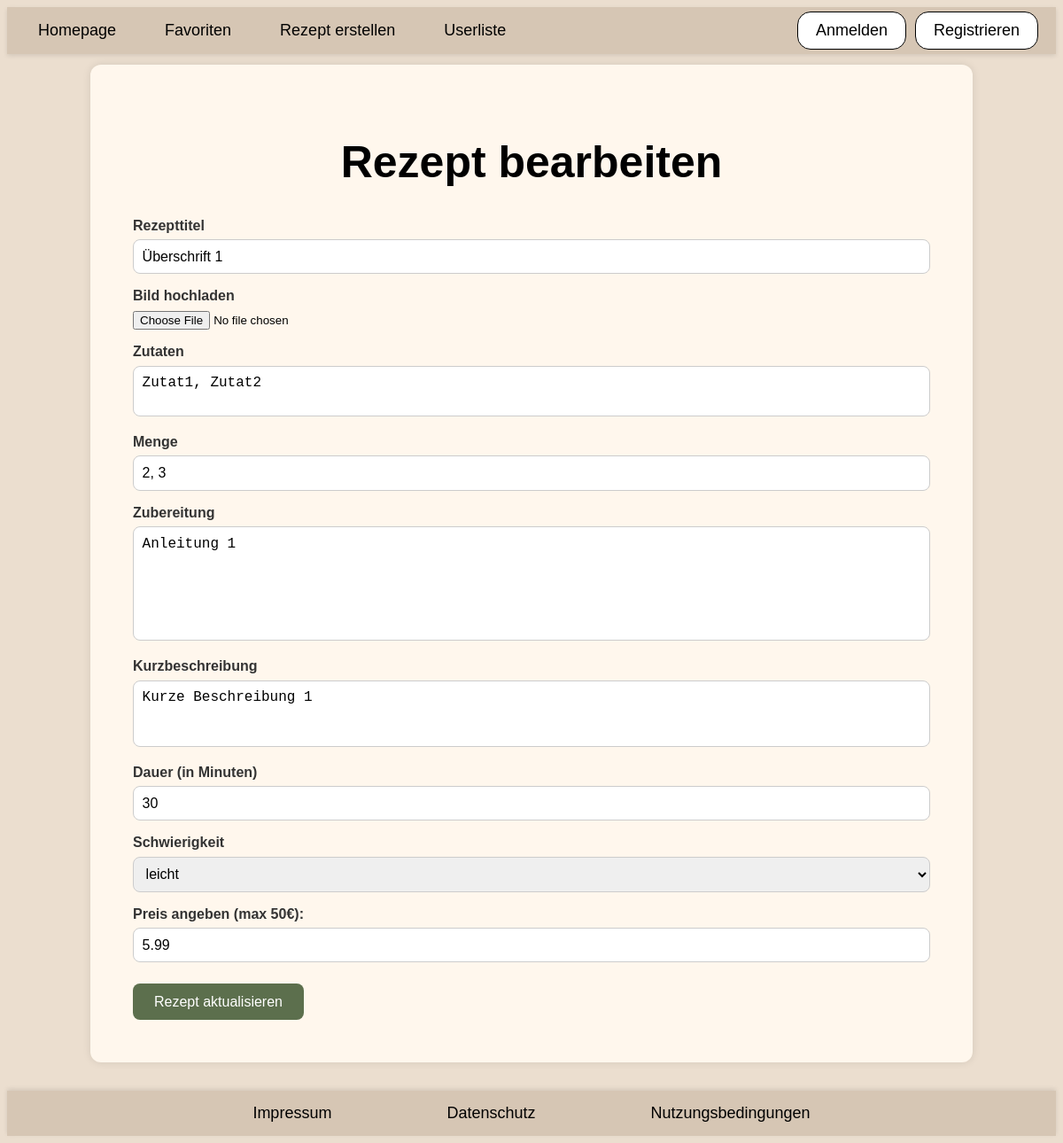
Page /eintrag-bearbeiten.php?id=1 on the earlier database version.
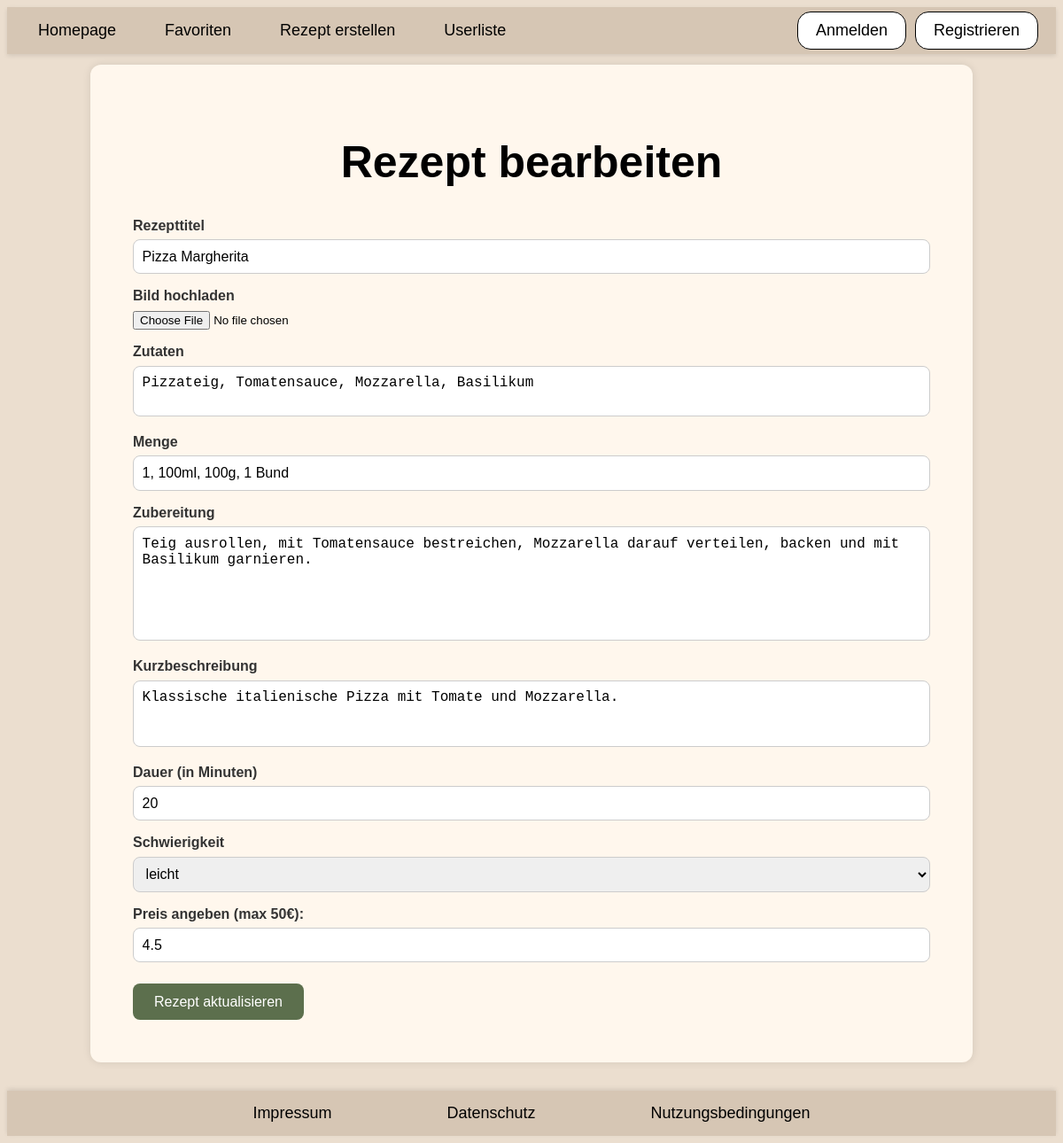
Same page on the later database version.
### tables this page shows
CREATE TABLE rezept (
                        id INTEGER PRIMARY KEY AUTOINCREMENT,
                        titel TEXT,
                        email TEXT,
                        kurzbeschreibung TEXT,
                        dauer INTEGER,
                        schwierigkeit TEXT,
                        preis REAL,
                        zutaten TEXT,
                        menge TEXT,
                        anleitung TEXT,
                        bild TEXT 
                    );

### eintrag-bearbeiten.php (called while the page is built, shortened)
<?php
require_once "php/controller/RezeptController.php";
$rezeptController = new RezeptController();
$entry = $rezeptController->readEntry();
require_once "php/view/rezeptEintrag-update.php";
?>

### php/model/RezeptPDOSQLite.php (called while the page is built, shortened)
<?php
require_once "RezeptEintrag.php";
class RezeptPDOSQLite implements RezeptDAO
{
    private static $instance = null;
    public static function getInstance()
    {
        if (self::$instance === null) {
            self::$instance = new RezeptPDOSQLite();
        }
        return self::$instance;
    }
    public function readEntry($id){
        try{
            $db = $this->getConnection();
            return $this->getEntry($id, $db);
        } catch (PDOException $exc) {
            throw new InternalErrorException();
        }
    }
    public function getEntry($id, $db){
        try {
            $sql = "SELECT * FROM rezept WHERE id=:id LIMIT 1";
            $command = $db->prepare($sql);
            if (!$command->execute([":id" => $id])) {
                throw new InternalErrorException();
            }
            $result = $command->fetchAll();
            $entry = $result[0];
            return new RezeptEintrag(
            $entry["id"],
            $entry["titel"],
            $entry["email"],
            $entry["kurzbeschreibung"],
            $entry["dauer"],
            $entry["schwierigkeit"],
            $entry["preis"],
            $entry["zutaten"],
            $entry["menge"],
            $entry["anleitung"],
            $entry["bild"]);
        } catch (PDOException $exc) {
            throw new InternalErrorException();
        }
    }
    private function getConnection()
    {
        try {
            $user = 'root';
            $pw = null;
            $dsn = 'sqlite:db/rezept.db';
            return new PDO($dsn, $user, $pw);
        } catch (PDOException $e) {
            throw new InternalErrorException();
        }
    }
}

### php/model/Rezept.php (called while the page is built, shortened)
<?php
require_once "php/model/RezeptPDOSQLite.php";
class Rezept{
    public static function getInstance(){
        return RezeptPDOSQLite::getInstance();
    }
}
?>

### php/controller/RezeptController.php (called while the page is built, shortened)
<?php
require_once "php/model/RezeptEintrag.php";
require_once "php/model/Rezept.php";
class RezeptController
{
    public function readEntry()
    {
        try {
            $id = intval($_GET["id"]);
            $rezept = Rezept::getInstance();
            $entry = $rezept->readEntry($id);
            return $entry;
        } catch (MissingEntryException $exc) {
            $this->handleMissingEntryException();
        } catch (InternalErrorException $exc) {
            $this->handleInternalErrorException();
        }
    }
}

### php/model/RezeptEintrag.php (called while the page is built, shortened)
<?php
class RezeptEintrag
{
    private $titel;
    private $kurzbeschreibung;
    private $dauer;
    private $schwierigkeit;
    private $preis;
    private $zutaten;
    private $menge;
    private $anleitung;
    private $bild;
    public function __construct($id, $titel, $email, $kurzbeschreibung, $dauer, $schwierigkeit, $preis, $zutaten, $menge, $anleitung, $bild)
    {
        $this->titel = $titel;
        $this->kurzbeschreibung = $kurzbeschreibung;
        $this->dauer = $dauer;
        $this->schwierigkeit = $schwierigkeit;
        $this->preis = $preis;
        $this->zutaten = $zutaten;
        $this->menge = $menge;
        $this->anleitung = $anleitung;
        $this->bild = $bild;
    }
    public function getTitel()
    {
        return $this->titel;
    }
    public function getKurzbeschreibung()
    {
        return $this->kurzbeschreibung;
    }
    public function getDauer()
    {
        return $this->dauer;
    }
    public function getSchwierigkeit()
    {
        return $this->schwierigkeit;
    }
    public function getPreis()
    {
        return $this->preis;
    }
    public function getZutaten()
    {
        return $this->zutaten;
    }
    public function getMenge()
    {
        return $this->menge;
    }
    public function getAnleitung()
    {
        return $this->anleitung;
    }
    public function getBild()
    {
        return $this->bild;
    }
}

### php/view/rezeptEintrag-update.php (the view, shortened to what this page needs)
<?php
require_once "php/include/head.php";
?>
<body>
    <?php include_once "php/include/header.php"; ?>
    <main class="rezeptErstellen">
        <form action="eintrag-aktualisieren.php" method="post">
            <h1>Rezept bearbeiten</h1>
            <label for="titel">Rezepttitel</label>
            <input type="text" id="titel" name="titel" value="<?= htmlspecialchars($entry->getTitel()) ?>" required />
            <label for="bild">Bild hochladen</label>
            <input type="file" id="bild" name="bild" value="<?= htmlspecialchars($entry->getBild()) ?>" accept="image/*" />
            <label for="zutaten">Zutaten</label>
            <textarea id="zutaten" name="zutaten" required><?= htmlspecialchars($entry->getZutaten()) ?></textarea>
            <label for="menge">Menge</label>
            <input type="text" id="menge" name="menge" value="<?= htmlspecialchars($entry->getMenge()) ?>" required />
            <label for="anleitung">Zubereitung</label>
            <textarea id="anleitung" name="anleitung" rows="6" required><?= htmlspecialchars($entry->getAnleitung()) ?></textarea>
            <label for="kurzbeschreibung">Kurzbeschreibung</label>
            <textarea id="kurzbeschreibung" name="kurzbeschreibung" rows="3"><?= htmlspecialchars($entry->getKurzbeschreibung()) ?></textarea>
            <label for="dauer">Dauer (in Minuten)</label>
            <input type="number" id="dauer" name="dauer" min="1" max="180" value="<?= htmlspecialchars($entry->getDauer()) ?>" required />
            <label for="schwierigkeit">Schwierigkeit</label>
            <select id="schwierigkeit" name="schwierigkeit" required>
                <option value="leicht" <?= $entry->getSchwierigkeit() == 'leicht' ? 'selected' : '' ?>>leicht</option>
            </select>
            <label for="preis">Preis angeben (max 50€):</label>
            <input type="number" id="preis" name="preis" min="0" max="50" step="1" value="<?= htmlspecialchars($entry->getPreis()) ?>" required />
            <input type="submit" value="Rezept aktualisieren" />
        </form>
    </main>
    <?php include_once "php/include/footer.php"; ?>
</body>

### php/include/head.php (shortened to what this page needs)
<!DOCTYPE html>
<html lang="de">
<head>
    <link rel="stylesheet" href="css/main.css" />
</head>

### php/include/header.php
<header class="header">
  <nav class="navbar">
    <ul class="left-links">
      <li><a href="index.php">Homepage</a></li>
      <li><a href="favoriten.php">Favoriten</a></li>
      <li><a href="rezeptErstellen.php">Rezept erstellen</a></li>
      <li><a href="userliste.php">Userliste</a></li>
    </ul>
    <ul class="right-buttons">
      <?php if (isset($_SESSION["loggedin"]) && $_SESSION["loggedin"] == true) { ?>
        <li><a href="abmeldung.php" class="button-link">Abmelden</a></li>
      <?php } else { ?>
        <li><a href="anmeldung.php" class="button-link">Anmelden</a></li>
      <?php } ?>
      <li><a href="registrierung.php" class="button-link">Registrieren</a></li>
    </ul>
  </nav>
</header>

### php/include/footer.php
<footer class="footer">
  <nav class="footer-nav">
    <ul>
      <li><a href="impressum.php">Impressum</a></li>
      <li><a href="datenschutz.php">Datenschutz</a></li>
      <li><a href="nutzungsbedingungen.php">Nutzungsbedingungen</a></li>
    </ul>
  </nav>
</footer>

### css/index.css (style rules this page uses)
body { background-color: rgb(235, 222, 207);; font-family: sans-serif; }
h1 { color: Black; font-family: sans-serif; font-size: 50px; text-align: center; }

### css/header.css (style rules this page uses)
.header { position: sticky; top: 0; z-index: 1000; width: 100%; box-shadow: 0 2px 5px rgba(0, 0, 0, 0.1); background-color: #D6C6B4; }
.navbar { display: flex; justify-content: space-between; align-items: center; padding: 1px 20px; }
.navbar .left-links { display: flex; list-style: none; padding: 0; margin: 0; }
.navbar .left-links li { margin-right: 25px; }
.navbar .left-links li a { color: black; text-decoration: none; display: block; text-align: center; font-size: large; padding: 15px; }
.navbar .right-buttons { display: flex; list-style: none; padding: 0; margin: 0; }
.navbar .right-buttons li { margin-left: 10px; }
.navbar .right-buttons li a { display: inline-block; padding: 10px 20px; background-color: white; color: black; font-size: large; text-decoration: none; border-radius: 15px; border: 1px solid black; }
@media (min-width: 1025px) and (max-width: 1440px) { .left-links a, .right-buttons a { font-size: 1.2rem; } }

### css/footer.css (style rules this page uses)
.footer { width: 100%; background-color: #D6C6B4; box-shadow: 0 -2px 5px rgba(0, 0, 0, 0.1); position: relative; bottom: 0; margin-top: 20px; }
.footer-nav ul { display: flex; justify-content: center; align-items: center; list-style: none; margin: 0; padding: 0; gap: 100px; }
.footer-nav li a { color: black; text-decoration: none; font-size: large; padding: 15px; display: block; border-radius: 8px; }

### css/rezeptErstellen.css (style rules this page uses)
.rezeptErstellen { display: flex; justify-content: center; align-items: center; min-height: 100vh; padding: 1%; }
.rezeptErstellen form { background-color: #fff7ed; padding: 2rem; border-radius: 12px; box-shadow: 0 0 10px rgba(0, 0, 0, 0.1); width: 100%; max-width: 500px; }
.rezeptErstellen label { display: block; margin-top: 1rem; font-weight: bold; color: #333; }
.rezeptErstellen input[type="text"], .rezeptErstellen textarea, .rezeptErstellen select { width: 100%; padding: 0.6rem; margin-top: 0.4rem; border: 1px solid #ccc; border-radius: 8px; box-sizing: border-box; font-size: 1rem; resize: none; }
.rezeptErstellen input[type="file"] { margin-top: 0.5rem; }
.rezeptErstellen input[type="submit"] { margin-top: 1.5rem; background-color: #5C6F4D; color: white; border: none; padding: 0.7rem 1.5rem; border-radius: 8px; cursor: pointer; font-size: 1rem; }
.rezeptErstellen input[type="text"], .rezeptErstellen input[type="number"], .rezeptErstellen textarea, .rezeptErstellen select { width: 100%; padding: 0.6rem; margin-top: 0.4rem; border: 1px solid #ccc; border-radius: 8px; box-sizing: border-box; font-size: 1rem; }
@media (min-width: 1024px) { .rezeptErstellen form { max-width: 900px; padding: 3rem; } }

Differences in the rows shown:
changed rezept: titel "Überschrift 1" → "Pizza Margherita"; zutaten "Zutat1, Zutat2" → "Pizzateig, Tomatensauce, Mozzarella, Basilikum"; menge "2, 3" → "1, 100ml, 100g, 1 Bund"; anleitung "Anleitung 1" → "Teig ausrollen, mit Tomatensauce bestreichen, Mozzarella darauf verteilen, backen und mit Basilikum garnieren."; kurzbeschreibung "Kurze Beschreibung 1" → "Klassische italienische Pizza mit Tomate und Mozzarella."; dauer "30" → "20"; preis "5.99" → "4.5"
